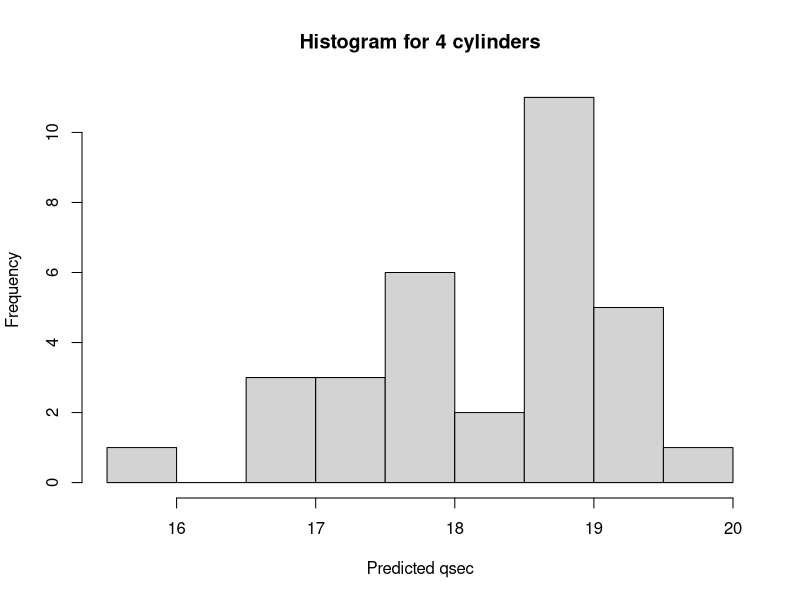
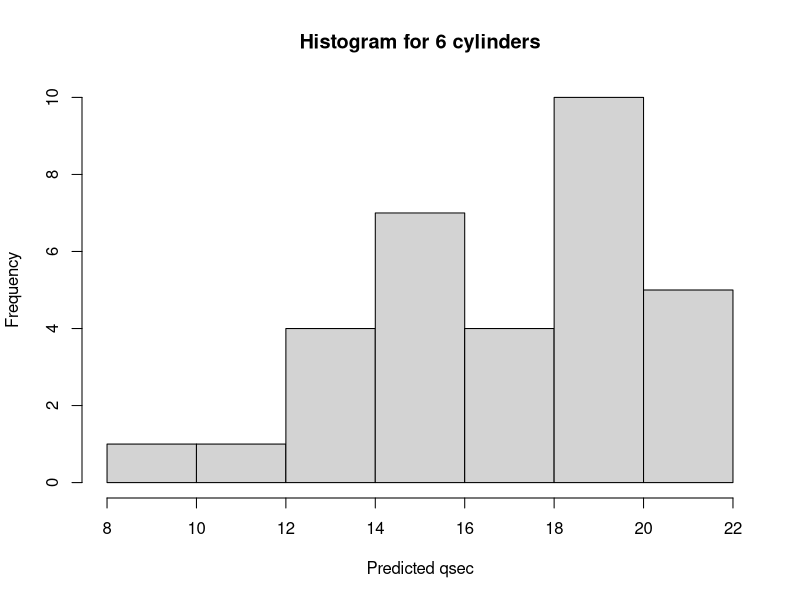
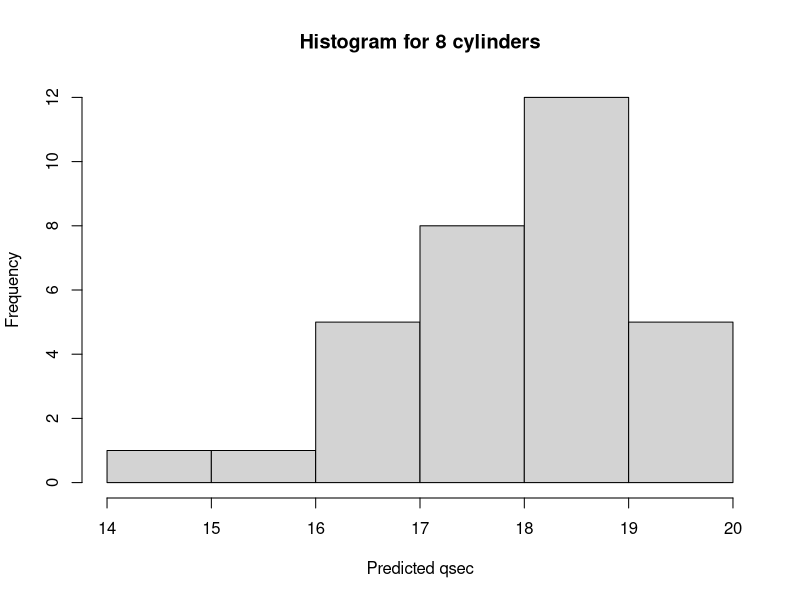

The R script that drew these images, in order:
# Solution exercises Functional Programming With Purrr
# from https://www.r-exercises.com/2018/01/12/functional-programming-with-purrr-exercises-part-1/
library(purrr)

# Exercise 1
map(mtcars, mean)

# Exercise 2
map_dbl(mtcars, mean)

# Exercise 3
map_dbl(mtcars, mean, trim = 0.1)

# Exercise 4
mtcars %>% 
  split(.$cyl) %>% 
  map(length)

# Exercise 5
mtcars %>% 
  split(.$cyl) %>% 
  map_df(~map(. ,mean))

# Exercise 6
mtcars %>% 
  split(.$cyl) %>% 
  map(~lm(qsec ~ hp, data = .))

# Exercise 6
mtcars %>% 
  split(.$cyl) %>% 
  map(~lm(qsec ~ hp, data = .)) %>% 
  map(summary) %>% 
  map("coefficients")

# Exercise 8
pred <- mtcars %>% 
  split(.$cyl) %>% 
  map(~lm(qsec ~ hp, data = .)) %>% 
  map2(list(mtcars), ~predict(.x, .y))

# Exercise 9
pred %>%
  iwalk(~hist(.x, main = paste('Histogram for',.y, 'cylinders'), xlab = 'Predicted qsec'))

# Exercise 10
pred %>% 
  pmap_dbl(sum)/3

# Solution exercises Functional Programming With Purrr part 2
# from https://www.r-exercises.com/2018/01/12/functional-programming-with-purrr-exercises-part-2/

# Exercise 1
1:10 %>% 
  accumulate(`*`)

# Exercise 2
list(letter = letters, number = 1:10) %>%
  cross_df

# Exercise 3
list1 <- list('a', data.frame(1:10), TRUE, 1, letters, 153)
list1 %>% 
  detect_index(is.numeric)

# Exercise 4
list1 %>% 
  every(is.atomic)

# Exercise 5
list1 %>% 
  keep(is.atomic)

# Exercise 6
list1 %>% 
  has_element('b')

# Exercise 7
list1 %>% 
  map(safely(log)) %>% 
  transpose()

# Exercise 8
list2 <- list(rnorm, runif, rcauchy)
list2 %>%
  invoke_map(10)

# Exercise 9
rerun(5, runif(10))

# Exercise 10
rerun(5, runif(10)) %>%
  flatten_dbl()
